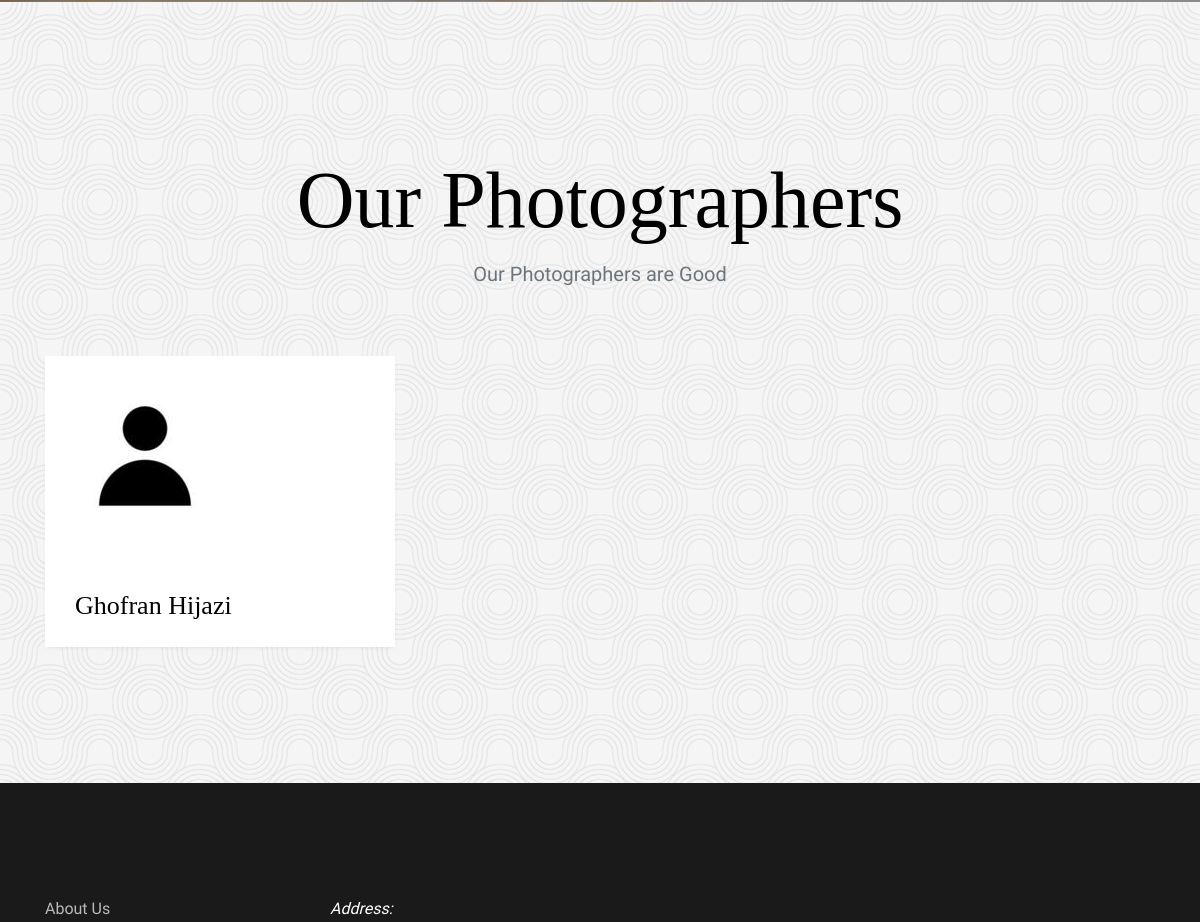
Before: /Site/Photographers.php (middle part) with the older database file.
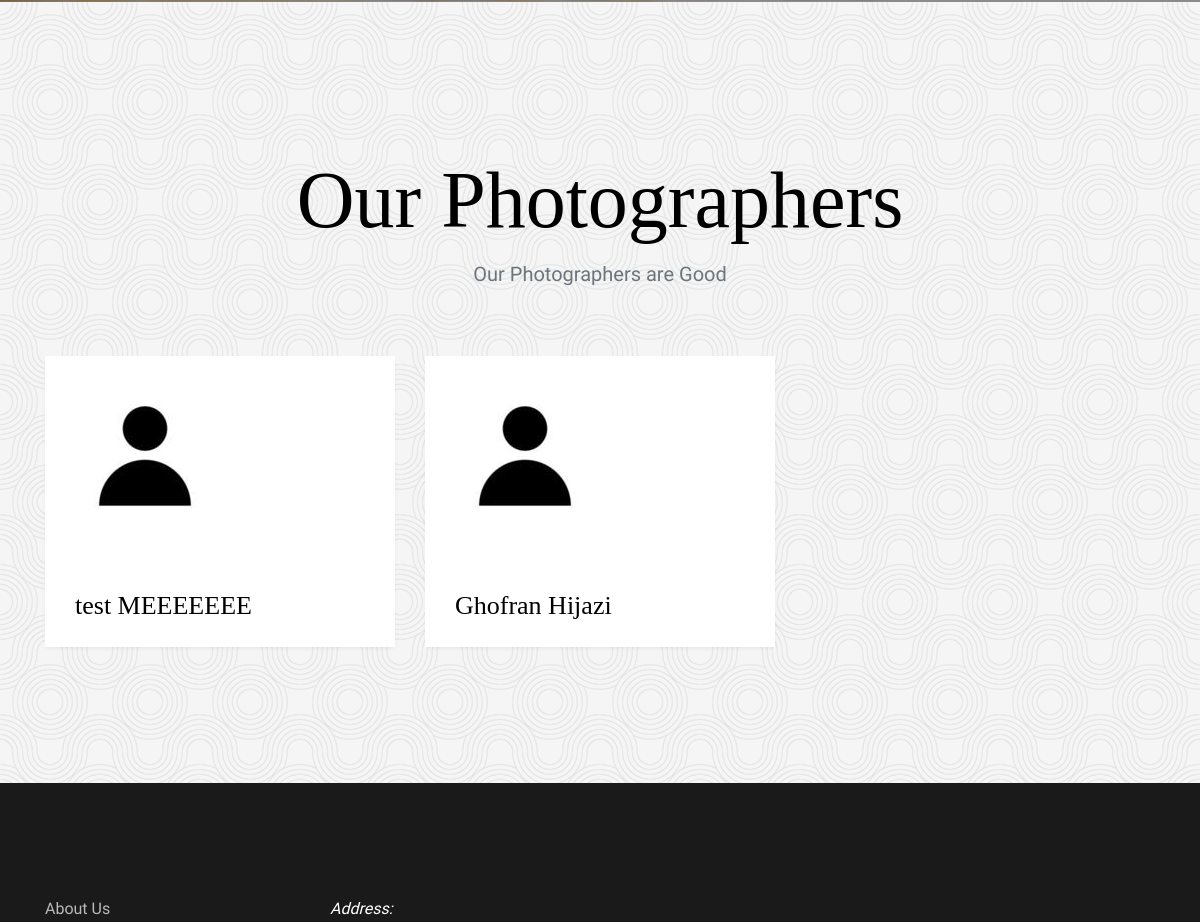
After: the same page with the newer database file.
### tables this page shows
CREATE TABLE `users` (
  `id` int(11) NOT NULL,
  `user_type_id` int(11) NOT NULL,
  `name` varchar(191) NOT NULL,
  `email` varchar(191) NOT NULL,
  `description` text DEFAULT NULL,
  `password` varchar(250) NOT NULL,
  `phone` varchar(191) NOT NULL,
  `image` varchar(250) NOT NULL,
  `request_status` varchar(191) NOT NULL DEFAULT 'Pending',
  `total_rate` double DEFAULT NULL,
  `price_range` varchar(191) DEFAULT NULL,
  `active` int(11) NOT NULL DEFAULT 1,
  `created_at` datetime NOT NULL DEFAULT current_timestamp()
);

### Site/Photographers.php (the view, shortened to what this page needs)
<?php
include "../Connect.php";
$category_id = $_GET['category_id'];
?>
<!doctype html>
<html lang="en">
  <head>
    <link rel="stylesheet" href="css/bootstrap.css">
    <link rel="stylesheet" href="css/animate.css">
    <link rel="stylesheet" href="css/owl.carousel.min.css">
    <link rel="stylesheet" href="css/aos.css">
    <link rel="stylesheet" href="fonts/ionicons/css/ionicons.min.css">
    <link rel="stylesheet" href="fonts/fontawesome/css/font-awesome.min.css">
    <link rel="stylesheet" href="css/style.css">
  </head>
  <body>
    <section class="site-hero overlay" style="background-image: url(img/index_background.jpeg)">
      <div class="container">
        <div class="row site-hero-inner justify-content-center align-items-center">
        </div>
      </div>
    </section>
    <section class="section blog-post-entry bg-pattern">
      <div class="container">
        <div class="row justify-content-center text-center mb-5">
          <div class="col-md-8">
            <h2 class="heading" data-aos="fade-up">Our Photographers</h2>
            <p class="lead" data-aos="fade-up">Our Photographers are Good</p>
          </div>
        </div>
        <div class="row">
        <?php
if (!$category_id) {
    $sql1 = mysqli_query($con, "SELECT * from users WHERE user_type_id = 2 AND active = 1 AND request_status = 'Accepted' ORDER BY id DESC");
    while ($row1 = mysqli_fetch_array($sql1)) {
        $name = $row1['name'];
        $image = $row1['image'];
        ?>
          <div class="col-lg-4 col-md-6 col-sm-6 col-12 post" data-aos="fade-up" data-aos-delay="100">
            <div class="media media-custom d-block mb-4">
              <a href= "./Photographer.php?photographer_id=" . $photographer_id;
         class="mb-4 d-block"><img src="../Photographer_Dashboard/<?php echo $image ?>" alt="Image placeholder" class="img-fluid"></a>
              <div class="media-body">
                <h2 class="mt-0 mb-3"><a href="#"><?php echo $name ?></a></h2>
              </div>
            </div>
          </div>
          <?php
}
}?>
        </div>
      </div>
    </section>
    <?php include './Footer.php';?>
  </body>
</html>

Changed rows visible on the page:
added users: image (placeholder picture), name "test MEEEEEEE"
